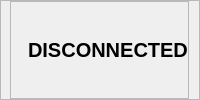
                 <widget class="QFrame" name="status_frame">
                  <property name="frameShape">
                   <enum>QFrame::StyledPanel</enum>
                  </property>
                  <property name="frameShadow">
                   <enum>QFrame::Raised</enum>
                  </property>
                  <layout class="QHBoxLayout" name="horizontalLayout_20">
                   <property name="spacing">
                    <number>0</number>
                   </property>
                   <property name="leftMargin">
                    <number>0</number>
                   </property>
                   <property name="topMargin">
                    <number>0</number>
                   </property>
                   <property name="rightMargin">
                    <number>0</number>
                   </property>
                   <property name="bottomMargin">
                    <number>0</number>
                   </property>
                   <item alignment="Qt::AlignHCenter">
                    <widget class="QFrame" name="frame_status">
                     <property name="frameShape">
                      <enum>QFrame::StyledPanel</enum>
                     </property>
                     <property name="frameShadow">
                      <enum>QFrame::Raised</enum>
                     </property>
                     <layout class="QGridLayout" name="gridLayout_4">
                      <property name="leftMargin">
                       <number>0</number>
                      </property>
                      <property name="topMargin">
                       <number>0</number>
                      </property>
                      <property name="rightMargin">
                       <number>0</number>
                      </property>
                      <property name="bottomMargin">
                       <number>0</number>
                      </property>
                      <property name="horizontalSpacing">
                       <number>10</number>
                      </property>
                      <property name="verticalSpacing">
                       <number>0</number>
                      </property>
                      <item row="0" column="0">
                       <widget class="QLabel" name="lb_icon_status">
                        <property name="text">
                         <string/>
                        </property>
                        <property name="pixmap">
                         <pixmap resource="icons/icons.qrc">:/icons/icons8-warning-50-white.png</pixmap>
                        </property>
                       </widget>
                      </item>
                      <item row="0" column="1">
                       <widget class="QLabel" name="lb_status">
                        <property name="font">
                         <font>
                          <pointsize>15</pointsize>
                          <weight>75</weight>
                          <bold>true</bold>
                         </font>
                        </property>
                        <property name="text">
                         <string>DISCONNECTED</string>
                        </property>
                       </widget>
                      </item>
                     </layout>
                    </widget>
                   </item>
                  </layout>
                 </widget>
